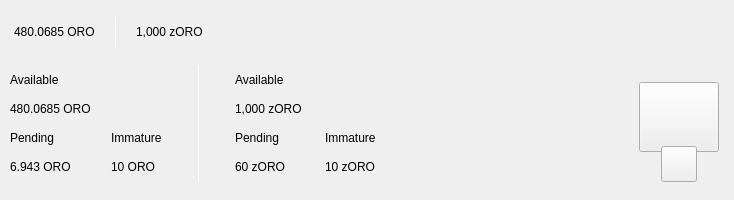
<?xml version="1.0" encoding="UTF-8"?>
<ui version="4.0">
 <class>TopBar</class>
 <widget class="QWidget" name="TopBar">
  <property name="geometry">
   <rect>
    <x>0</x>
    <y>0</y>
    <width>734</width>
    <height>200</height>
   </rect>
  </property>
  <property name="minimumSize">
   <size>
    <width>0</width>
    <height>200</height>
   </size>
  </property>
  <property name="maximumSize">
   <size>
    <width>16777215</width>
    <height>200</height>
   </size>
  </property>
  <property name="windowTitle">
   <string>Form</string>
  </property>
  <layout class="QVBoxLayout" name="verticalLayout_10" stretch="0">
   <property name="spacing">
    <number>0</number>
   </property>
   <property name="leftMargin">
    <number>0</number>
   </property>
   <property name="topMargin">
    <number>0</number>
   </property>
   <property name="rightMargin">
    <number>0</number>
   </property>
   <property name="bottomMargin">
    <number>0</number>
   </property>
   <item>
    <widget class="PFBorderImage" name="containerTop" native="true">
     <layout class="QVBoxLayout" name="verticalLayout_11">
      <property name="spacing">
       <number>0</number>
      </property>
      <property name="leftMargin">
       <number>0</number>
      </property>
      <property name="topMargin">
       <number>0</number>
      </property>
      <property name="rightMargin">
       <number>0</number>
      </property>
      <property name="bottomMargin">
       <number>0</number>
      </property>
      <item>
       <widget class="QWidget" name="top_container_2" native="true">
        <property name="minimumSize">
         <size>
          <width>0</width>
          <height>65</height>
         </size>
        </property>
        <layout class="QHBoxLayout" name="top_container">
         <property name="spacing">
          <number>0</number>
         </property>
         <property name="leftMargin">
          <number>14</number>
         </property>
         <property name="topMargin">
          <number>0</number>
         </property>
         <property name="rightMargin">
          <number>14</number>
         </property>
         <property name="bottomMargin">
          <number>0</number>
         </property>
         <item alignment="Qt::AlignVCenter">
          <widget class="QWidget" name="widgetTopAmount" native="true">
           <property name="sizePolicy">
            <sizepolicy hsizetype="Preferred" vsizetype="Maximum">
             <horstretch>0</horstretch>
             <verstretch>0</verstretch>
            </sizepolicy>
           </property>
           <layout class="QHBoxLayout" name="horizontalLayout_5">
            <property name="spacing">
             <number>0</number>
            </property>
            <property name="leftMargin">
             <number>0</number>
            </property>
            <property name="topMargin">
             <number>0</number>
            </property>
            <property name="rightMargin">
             <number>0</number>
            </property>
            <property name="bottomMargin">
             <number>0</number>
            </property>
            <item alignment="Qt::AlignTop">
             <widget class="QLabel" name="labelAmountTopOro">
              <property name="minimumSize">
               <size>
                <width>0</width>
                <height>36</height>
               </size>
              </property>
              <property name="styleSheet">
               <string notr="true">padding:0px;margin:0px;</string>
              </property>
              <property name="text">
               <string>480.0685 ORO</string>
              </property>
             </widget>
            </item>
            <item>
             <spacer name="horizontalSpacer_11">
              <property name="orientation">
               <enum>Qt::Horizontal</enum>
              </property>
              <property name="sizeType">
               <enum>QSizePolicy::Fixed</enum>
              </property>
              <property name="sizeHint" stdset="0">
               <size>
                <width>20</width>
                <height>20</height>
               </size>
              </property>
             </spacer>
            </item>
            <item alignment="Qt::AlignVCenter">
             <widget class="QLabel" name="label_16">
              <property name="minimumSize">
               <size>
                <width>1</width>
                <height>30</height>
               </size>
              </property>
              <property name="maximumSize">
               <size>
                <width>1</width>
                <height>30</height>
               </size>
              </property>
              <property name="styleSheet">
               <string notr="true">background-color:white;
padding:0px;
border:none;</string>
              </property>
              <property name="text">
               <string/>
              </property>
             </widget>
            </item>
            <item>
             <spacer name="horizontalSpacer_12">
              <property name="orientation">
               <enum>Qt::Horizontal</enum>
              </property>
              <property name="sizeType">
               <enum>QSizePolicy::Fixed</enum>
              </property>
              <property name="sizeHint" stdset="0">
               <size>
                <width>20</width>
                <height>20</height>
               </size>
              </property>
             </spacer>
            </item>
            <item alignment="Qt::AlignTop">
             <widget class="QLabel" name="labelAmountTopzOro">
              <property name="minimumSize">
               <size>
                <width>0</width>
                <height>36</height>
               </size>
              </property>
              <property name="text">
               <string>1,000 zORO</string>
              </property>
             </widget>
            </item>
           </layout>
          </widget>
         </item>
         <item>
          <spacer name="horizontalSpacer">
           <property name="orientation">
            <enum>Qt::Horizontal</enum>
           </property>
           <property name="sizeHint" stdset="0">
            <size>
             <width>40</width>
             <height>20</height>
            </size>
           </property>
          </spacer>
         </item>
         <item>
          <layout class="QHBoxLayout" name="horizontalLayout_4">
           <property name="spacing">
            <number>12</number>
           </property>
           <property name="rightMargin">
            <number>0</number>
           </property>
           <item alignment="Qt::AlignRight">
            <widget class="QWidget" name="layoutSync" native="true">
             <property name="minimumSize">
              <size>
               <width>0</width>
               <height>36</height>
              </size>
             </property>
             <property name="maximumSize">
              <size>
               <width>16777215</width>
               <height>36</height>
              </size>
             </property>
             <layout class="QVBoxLayout" name="verticalLayout_9">
              <property name="leftMargin">
               <number>0</number>
              </property>
              <property name="topMargin">
               <number>0</number>
              </property>
              <property name="rightMargin">
               <number>0</number>
              </property>
              <property name="bottomMargin">
               <number>0</number>
              </property>
              <item>
               <widget class="ExpandableButton" name="pushButtonSync" native="true">
                <property name="minimumSize">
                 <size>
                  <width>36</width>
                  <height>36</height>
                 </size>
                </property>
                <property name="maximumSize">
                 <size>
                  <width>16777215</width>
                  <height>36</height>
                 </size>
                </property>
               </widget>
              </item>
             </layout>
            </widget>
           </item>
           <item>
            <widget class="ExpandableButton" name="pushButtonMint" native="true">
             <property name="minimumSize">
              <size>
               <width>36</width>
               <height>36</height>
              </size>
             </property>
            </widget>
           </item>
           <item>
            <widget class="ExpandableButton" name="pushButtonStack" native="true">
             <property name="minimumSize">
              <size>
               <width>36</width>
               <height>36</height>
              </size>
             </property>
            </widget>
           </item>
           <item>
            <widget class="ExpandableButton" name="pushButtonColdStaking" native="true">
             <property name="minimumSize">
              <size>
               <width>36</width>
               <height>36</height>
              </size>
             </property>
            </widget>
           </item>
           <item>
            <widget class="ExpandableButton" name="pushButtonConnection" native="true">
             <property name="minimumSize">
              <size>
               <width>36</width>
               <height>36</height>
              </size>
             </property>
            </widget>
           </item>
           <item>
            <widget class="ExpandableButton" name="pushButtonLock" native="true">
             <property name="sizePolicy">
              <sizepolicy hsizetype="Expanding" vsizetype="Expanding">
               <horstretch>0</horstretch>
               <verstretch>0</verstretch>
              </sizepolicy>
             </property>
             <property name="minimumSize">
              <size>
               <width>36</width>
               <height>0</height>
              </size>
             </property>
            </widget>
           </item>
           <item>
            <widget class="ExpandableButton" name="pushButtonTheme" native="true">
             <property name="minimumSize">
              <size>
               <width>36</width>
               <height>36</height>
              </size>
             </property>
             <property name="maximumSize">
              <size>
               <width>16777215</width>
               <height>36</height>
              </size>
             </property>
            </widget>
           </item>
           <item>
            <widget class="ExpandableButton" name="pushButtonFAQ" native="true">
             <property name="minimumSize">
              <size>
               <width>36</width>
               <height>36</height>
              </size>
             </property>
            </widget>
           </item>
          </layout>
         </item>
        </layout>
       </widget>
      </item>
      <item>
       <widget class="QWidget" name="bottom_container" native="true">
        <property name="minimumSize">
         <size>
          <width>0</width>
          <height>135</height>
         </size>
        </property>
        <layout class="QHBoxLayout" name="botton_container">
         <property name="leftMargin">
          <number>10</number>
         </property>
         <property name="topMargin">
          <number>0</number>
         </property>
         <property name="rightMargin">
          <number>10</number>
         </property>
         <property name="bottomMargin">
          <number>10</number>
         </property>
         <item>
          <layout class="QHBoxLayout" name="horizontalLayout_3">
           <property name="bottomMargin">
            <number>9</number>
           </property>
           <item>
            <layout class="QVBoxLayout" name="verticalLayout_7">
             <property name="spacing">
              <number>0</number>
             </property>
             <property name="leftMargin">
              <number>0</number>
             </property>
             <property name="rightMargin">
              <number>30</number>
             </property>
             <item>
              <layout class="QVBoxLayout" name="verticalLayout_2">
               <item>
                <widget class="QLabel" name="labelTitle1">
                 <property name="text">
                  <string>Available</string>
                 </property>
                </widget>
               </item>
               <item>
                <widget class="QLabel" name="labelAmountOro">
                 <property name="text">
                  <string>480.0685 ORO</string>
                 </property>
                </widget>
               </item>
              </layout>
             </item>
             <item>
              <layout class="QHBoxLayout" name="horizontalLayout_2">
               <property name="spacing">
                <number>0</number>
               </property>
               <item>
                <layout class="QVBoxLayout" name="verticalLayout_3">
                 <item>
                  <widget class="QLabel" name="labelTitle3">
                   <property name="text">
                    <string>Pending</string>
                   </property>
                  </widget>
                 </item>
                 <item>
                  <widget class="QLabel" name="labelPendingOro">
                   <property name="text">
                    <string>6.943 ORO</string>
                   </property>
                  </widget>
                 </item>
                </layout>
               </item>
               <item>
                <spacer name="horizontalSpacer_3">
                 <property name="orientation">
                  <enum>Qt::Horizontal</enum>
                 </property>
                 <property name="sizeType">
                  <enum>QSizePolicy::Fixed</enum>
                 </property>
                 <property name="sizeHint" stdset="0">
                  <size>
                   <width>40</width>
                   <height>20</height>
                  </size>
                 </property>
                </spacer>
               </item>
               <item>
                <layout class="QVBoxLayout" name="verticalLayout_4">
                 <item>
                  <widget class="QLabel" name="labelTitle4">
                   <property name="text">
                    <string>Immature</string>
                   </property>
                  </widget>
                 </item>
                 <item>
                  <widget class="QLabel" name="labelImmatureOro">
                   <property name="text">
                    <string>10 ORO</string>
                   </property>
                  </widget>
                 </item>
                </layout>
               </item>
              </layout>
             </item>
            </layout>
           </item>
           <item>
            <widget class="QLabel" name="label_9">
             <property name="minimumSize">
              <size>
               <width>1</width>
               <height>100</height>
              </size>
             </property>
             <property name="maximumSize">
              <size>
               <width>1</width>
               <height>16777215</height>
              </size>
             </property>
             <property name="styleSheet">
              <string notr="true">background-color:white;
padding:0px;
border:none;</string>
             </property>
             <property name="text">
              <string/>
             </property>
            </widget>
           </item>
           <item>
            <layout class="QVBoxLayout" name="verticalLayout_8">
             <property name="spacing">
              <number>0</number>
             </property>
             <property name="leftMargin">
              <number>30</number>
             </property>
             <item>
              <layout class="QVBoxLayout" name="verticalLayout">
               <item>
                <widget class="QLabel" name="labelTitle2">
                 <property name="text">
                  <string>Available</string>
                 </property>
                </widget>
               </item>
               <item>
                <widget class="QLabel" name="labelAmountzOro">
                 <property name="text">
                  <string>1,000 zORO</string>
                 </property>
                </widget>
               </item>
              </layout>
             </item>
             <item>
              <layout class="QHBoxLayout" name="horizontalLayout">
               <property name="spacing">
                <number>0</number>
               </property>
               <item>
                <layout class="QVBoxLayout" name="verticalLayout_5">
                 <item>
                  <widget class="QLabel" name="labelTitle5">
                   <property name="text">
                    <string>Pending</string>
                   </property>
                  </widget>
                 </item>
                 <item>
                  <widget class="QLabel" name="labelPendingzOro">
                   <property name="text">
                    <string>60 zORO</string>
                   </property>
                  </widget>
                 </item>
                </layout>
               </item>
               <item>
                <spacer name="horizontalSpacer_4">
                 <property name="orientation">
                  <enum>Qt::Horizontal</enum>
                 </property>
                 <property name="sizeType">
                  <enum>QSizePolicy::Fixed</enum>
                 </property>
                 <property name="sizeHint" stdset="0">
                  <size>
                   <width>40</width>
                   <height>20</height>
                  </size>
                 </property>
                </spacer>
               </item>
               <item>
                <layout class="QVBoxLayout" name="verticalLayout_6">
                 <item>
                  <widget class="QLabel" name="labelTitle6">
                   <property name="text">
                    <string>Immature</string>
                   </property>
                  </widget>
                 </item>
                 <item>
                  <widget class="QLabel" name="labelImmaturezOro">
                   <property name="text">
                    <string>10 zORO</string>
                   </property>
                  </widget>
                 </item>
                </layout>
               </item>
              </layout>
             </item>
            </layout>
           </item>
          </layout>
         </item>
         <item>
          <spacer name="horizontalSpacer_2">
           <property name="orientation">
            <enum>Qt::Horizontal</enum>
           </property>
           <property name="sizeHint" stdset="0">
            <size>
             <width>40</width>
             <height>20</height>
            </size>
           </property>
          </spacer>
         </item>
         <item alignment="Qt::AlignHCenter|Qt::AlignVCenter">
          <widget class="QWidget" name="qrContainer" native="true">
           <property name="sizePolicy">
            <sizepolicy hsizetype="Preferred" vsizetype="Minimum">
             <horstretch>0</horstretch>
             <verstretch>0</verstretch>
            </sizepolicy>
           </property>
           <property name="minimumSize">
            <size>
             <width>90</width>
             <height>110</height>
            </size>
           </property>
           <property name="maximumSize">
            <size>
             <width>90</width>
             <height>110</height>
            </size>
           </property>
           <layout class="QVBoxLayout" name="containerQR">
            <property name="spacing">
             <number>0</number>
            </property>
            <property name="leftMargin">
             <number>5</number>
            </property>
            <property name="topMargin">
             <number>10</number>
            </property>
            <property name="rightMargin">
             <number>5</number>
            </property>
            <property name="bottomMargin">
             <number>0</number>
            </property>
            <item>
             <widget class="QPushButton" name="btnQr">
              <property name="minimumSize">
               <size>
                <width>70</width>
                <height>70</height>
               </size>
              </property>
              <property name="maximumSize">
               <size>
                <width>16777215</width>
                <height>70</height>
               </size>
              </property>
              <property name="focusPolicy">
               <enum>Qt::NoFocus</enum>
              </property>
              <property name="text">
               <string/>
              </property>
              <property name="iconSize">
               <size>
                <width>70</width>
                <height>70</height>
               </size>
              </property>
             </widget>
            </item>
            <item>
             <spacer name="verticalSpacer">
              <property name="orientation">
               <enum>Qt::Vertical</enum>
              </property>
              <property name="sizeType">
               <enum>QSizePolicy::Fixed</enum>
              </property>
              <property name="sizeHint" stdset="0">
               <size>
                <width>20</width>
                <height>20</height>
               </size>
              </property>
             </spacer>
            </item>
            <item alignment="Qt::AlignHCenter|Qt::AlignBottom">
             <widget class="QPushButton" name="pushButtonQR">
              <property name="minimumSize">
               <size>
                <width>36</width>
                <height>36</height>
               </size>
              </property>
              <property name="maximumSize">
               <size>
                <width>36</width>
                <height>36</height>
               </size>
              </property>
              <property name="focusPolicy">
               <enum>Qt::NoFocus</enum>
              </property>
              <property name="text">
               <string/>
              </property>
             </widget>
            </item>
           </layout>
          </widget>
         </item>
        </layout>
       </widget>
      </item>
     </layout>
    </widget>
   </item>
  </layout>
 </widget>
 <customwidgets>
  <customwidget>
   <class>ExpandableButton</class>
   <extends>QWidget</extends>
   <header>qt/oro/expandablebutton.h</header>
   <container>1</container>
  </customwidget>
  <customwidget>
   <class>PFBorderImage</class>
   <extends>QFrame</extends>
   <header>qt/oro/pfborderimage.h</header>
   <container>1</container>
  </customwidget>
 </customwidgets>
 <resources/>
 <connections/>
</ui>
